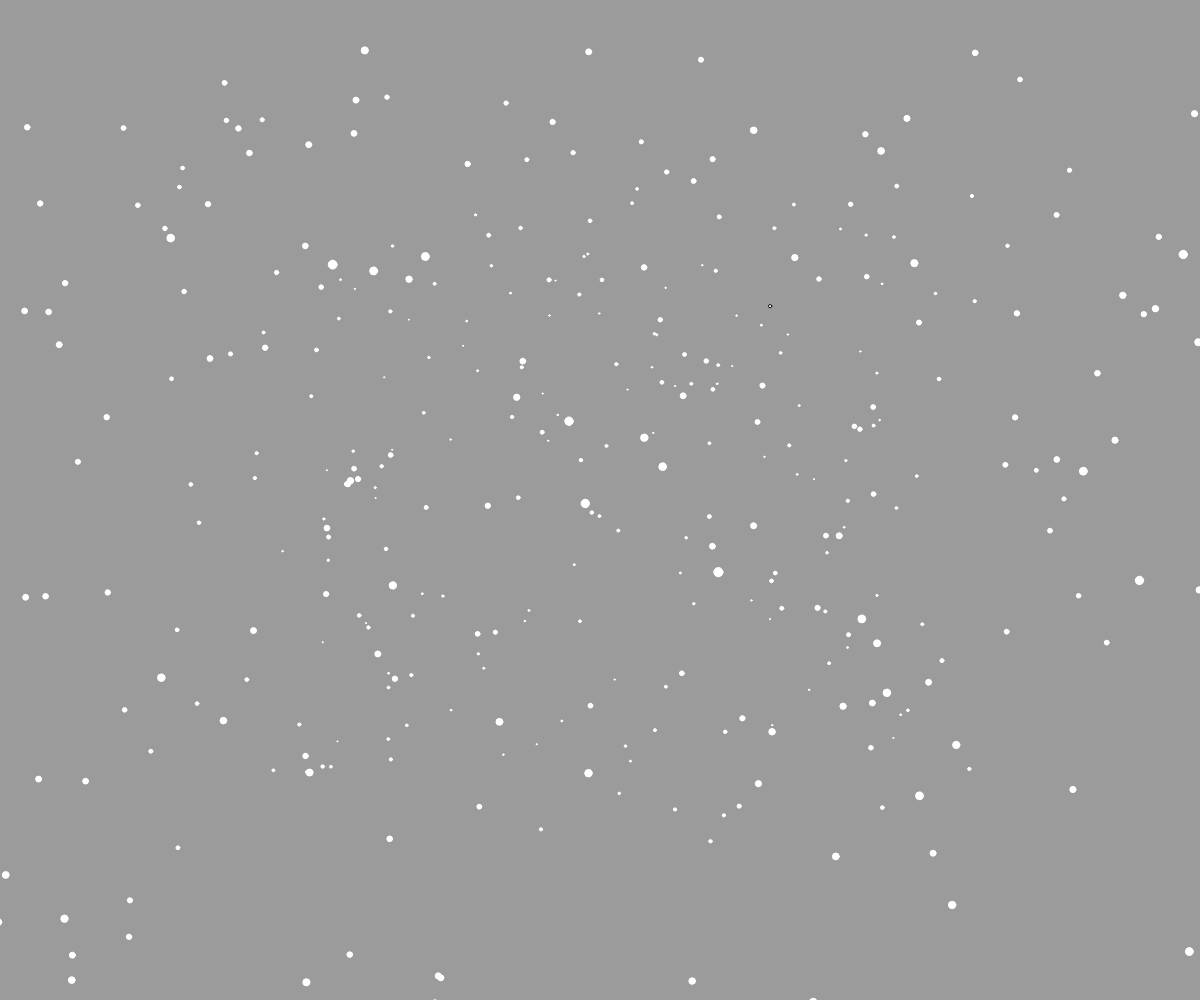
Frame 1 (no input)
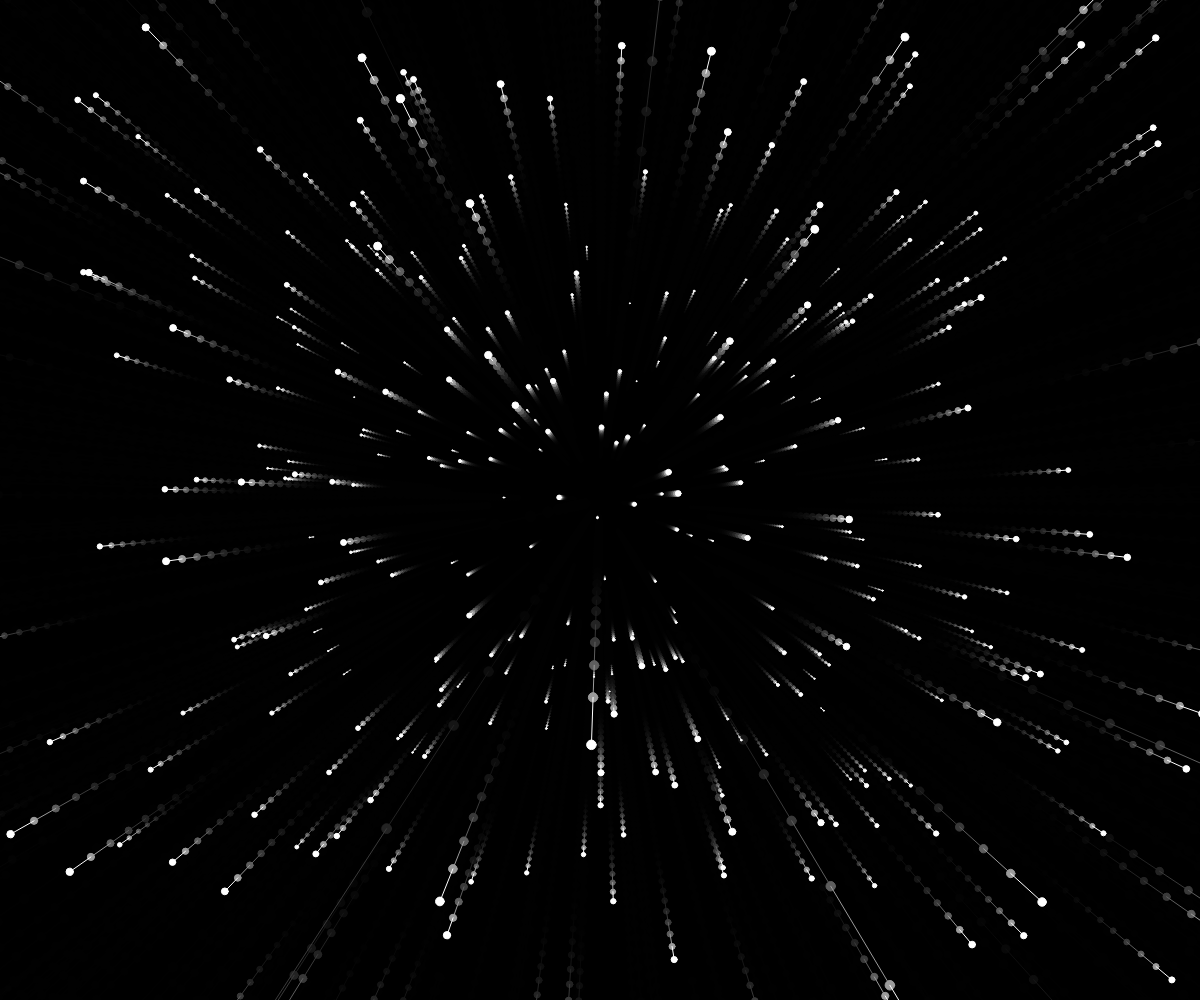
Frame 60 (no input)
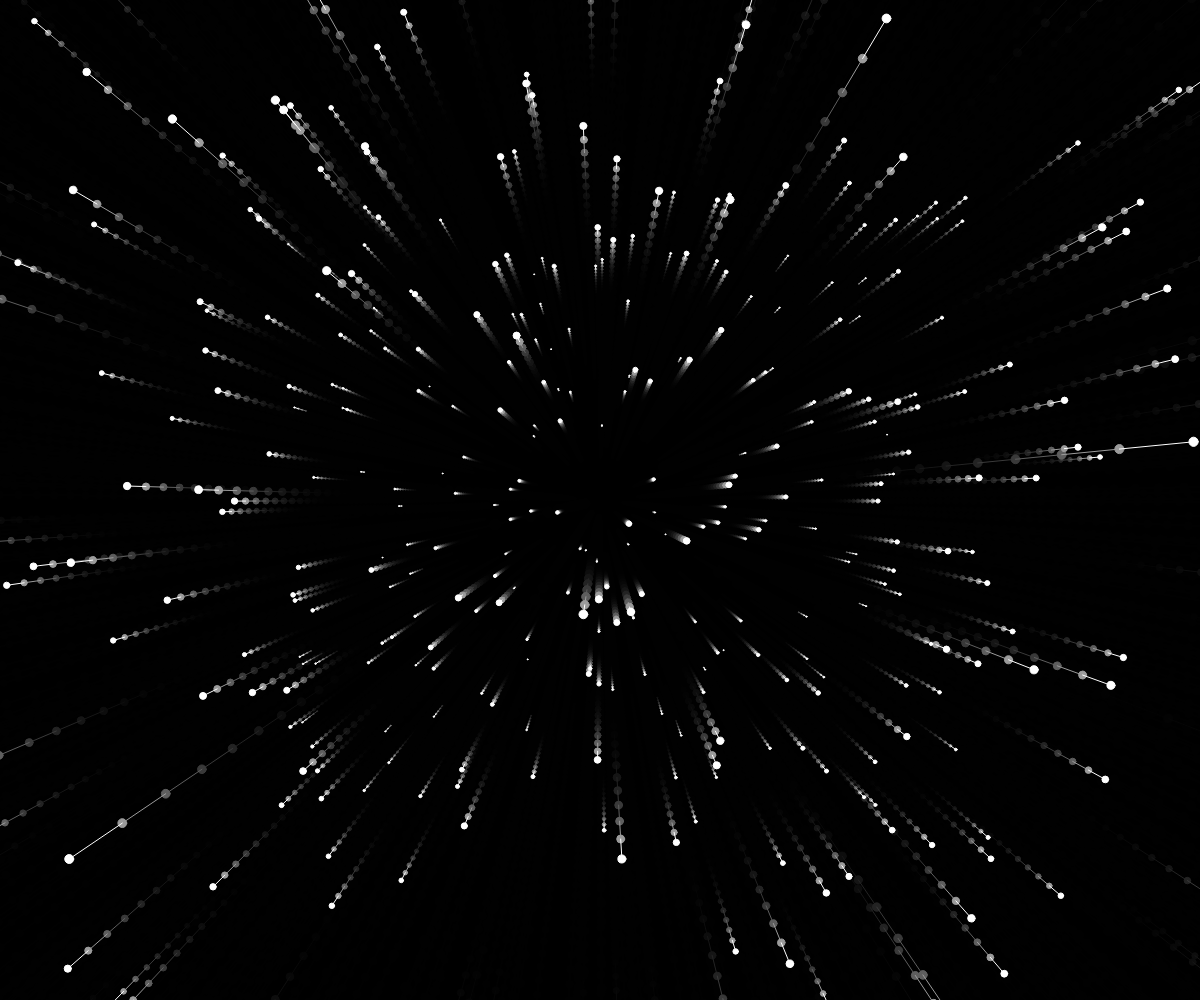
Frame 120 (the mouse pressed at the canvas centre since frame 60)

The p5.js sketch that drew these frames (run headless with seeded random() and noise() and a simulated clock; from frame 60 on, the mouse is pressed at the canvas centre):

// p5.js sketch
// ── sketch.js
//p5 canvas에서는 꼬이기 때문에 사용
//let width=windowWidth,height=windowHeight;
let stars=[];
let factor=100;
let speedSlider;

function setup() {
  createCanvas(windowWidth, windowHeight);
  
 //DOM, createSlider(최소값,최대값,시작값)
  speedSlider=createSlider(0,20,5,0.1);
  //Vector=(x,y,z)
  for(let i=0; i<500;i++){
  stars[i]=createVector(
    random(-width*factor,width*factor),
    random(-height*factor,height*factor),
    random(10,400));
    stars[i].pz=stars[i].z;
 }
}   

function draw() {
  background(0,100);
  fill(255);
  //중앙으로 올수 있게 원점 변경
  translate(width/2,height/2);
  for(let star of stars){
  let x=star.x/star.z;
  let y=star.y/star.z;
  let px=star.x/star.pz;
  let py=star.y/star.pz;
  let d=map(star.z,0, 400, 10, 1); 
  circle(x, y, d);
 // textSize(d*5);
 // text("*",x,y);
  stroke(255);
  line(x,y,px,py);
  star.pz=star.z;
   star.z -=speedSlider.value();  
   if(star.z<1){
    star.x=random(-width*factor,width*factor);
    star.y=random(-height*factor,height*factor);
    star.z=400;
    star.pz=400;

   }
  }

}
